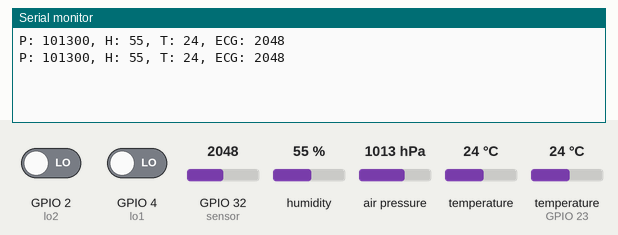
A sketch run on a simulated ESP32. Shown: the last lines printed to the serial monitor. The test bench sets the inputs (shaded band); at power-on: GPIO 2 (lo2) LOW, humidity 55 %, air pressure 1013 hPa, temperature 24 °C, GPIO 4 (lo1) LOW, GPIO 32 (sensor) = 2048, temperature (sensor on GPIO 23) 24 °C. WiFi joins after 1.5 s; servers stay silent unless stated.

Above: at 3.0 s.
3.1 s: GPIO 2 (lo2) driven HIGH
At 4.7 s:
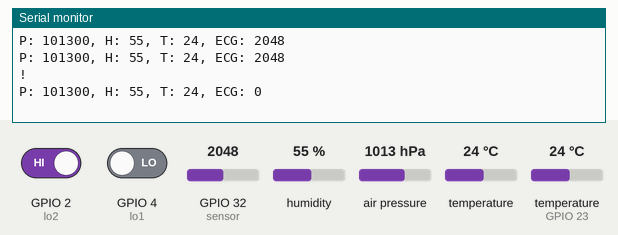
6.3 s: humidity set to 22 %
At 7.5 s:
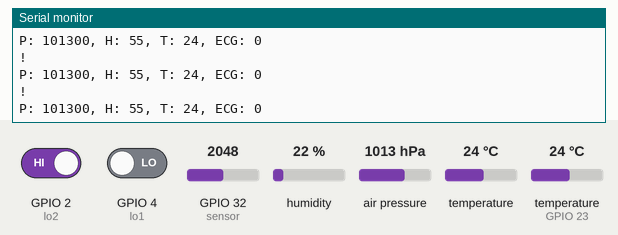
7.8 s: air pressure set to 952 hPa
At 9.2 s:
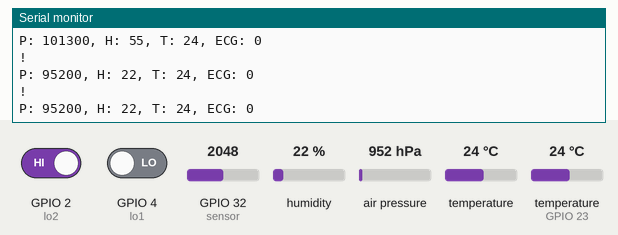
9.3 s: temperature (sensor 0) set to 12 °C
At 10.6 s:
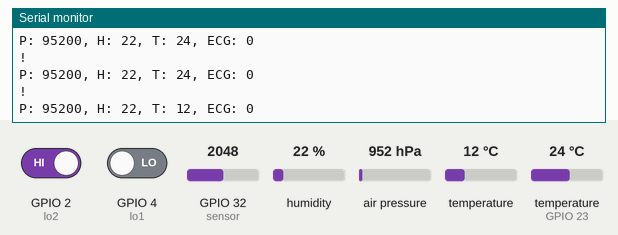
10.8 s: humidity set to 40 %
At 11.8 s:
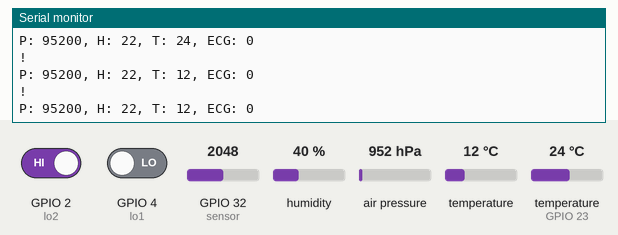
12.3 s: GPIO 2 (lo2) driven LOW
At 13.7 s:
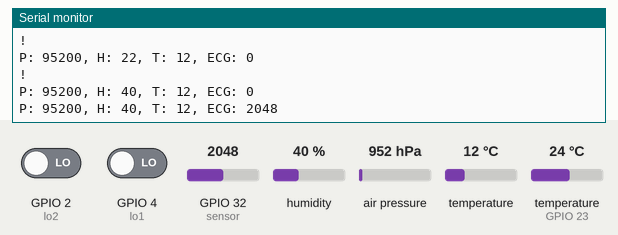
Timing chart, 0 to 14.8 s (numbered marks = the images above; inputs shaded):
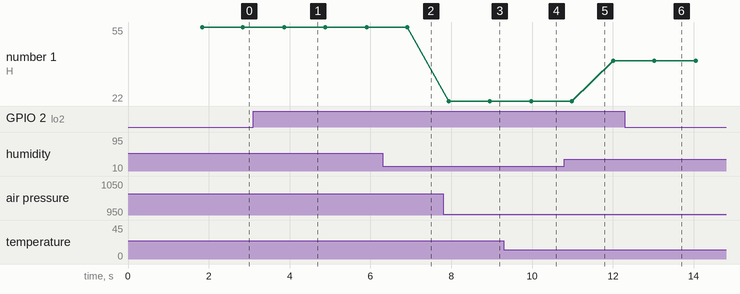

Measured:
- after the input at 3.1 s, the serial monitor: prints a new line after 0.77 s (image 1)
- after the input at 7.8 s, the serial monitor: prints a new line after 0.14 s (image 3)
- after the input at 9.3 s, the serial monitor: prints a new line after 0.68 s (image 4)
- after the input at 12.3 s, the serial monitor: prints a new line after 0.72 s (image 6)
- plotted number 1: 22 → 40 after the input at 10.8 s

The sketch:

code-crushers.ino
```cpp
#define BLYNK_TEMPLATE_ID "TMPL3Aq2CQcue"
#define BLYNK_TEMPLATE_NAME "ESP32"
#define BLYNK_AUTH_TOKEN "xrUU2WpT6mphgTaKqcLobFPs34RoX1PY"
#define BLYNK_PRINT Serial

#include <Wire.h>
#include <Adafruit_BMP085.h>
#include <DHT.h>
#include <WiFi.h>
#include <BlynkSimpleEsp32.h>

const char* ssid="Kavya";
const char* password="12345678";

Adafruit_BMP085 bmp;
DHT dht(23,DHT11);

int sensor=32;
int lo1=4;
int lo2=2;

void setup() {
  projectInit();
}

void loop() {
  int p=getPressure();
  int t=getTemperature();
  int h=getHumidity();

  static unsigned long startTime=millis();
  static int peakValue=0;
  int ecgValue=0;

  if((digitalRead(lo1)==1) || (digitalRead(lo2)==1)){
    Serial.println("!");
  } else {
    ecgValue=analogRead(sensor);
    if(ecgValue>peakValue){
      peakValue=ecgValue;
    }
  }

  Serial.print("P: ");
  Serial.print(p);
  Serial.print(", H: ");
  Serial.print(h);
  Serial.print(", T: ");
  Serial.print(t);
  Serial.print(", ECG: ");
  Serial.println(ecgValue);

  Blynk.virtualWrite(V0,h);
  Blynk.virtualWrite(V1,t);
  Blynk.virtualWrite(V2,p);
  Blynk.virtualWrite(V3,ecgValue);

  if(ecgValue>3000){
    Blynk.logEvent("ecg_alert","Your ECG Reading is High, Please take care");
  }
  if(t>40){
    Blynk.logEvent("temp_alert","Your body temperature detects high");
  }
  if(p>101000){
    Blynk.logEvent("pressure_alert","Your body detects high pressure");
  }
  delay(1000);
}

void projectInit(){
  Serial.begin(9600);
  dht.begin();
  pinMode(sensor,INPUT);
  pinMode(lo1,INPUT);
  pinMode(lo2,INPUT);

  Blynk.begin(BLYNK_AUTH_TOKEN,ssid,password);

  if (!bmp.begin()) {
  Serial.println("Could not find a valid BMP085/BMP180 sensor, check wiring!");
  while (1) {}
  }
}

int getHumidity(){
  int h=dht.readHumidity();
  if(isnan(h)){
    return -1;
  }
  return h;
}
float getTemperature(){
  return bmp.readTemperature();
}

int getPressure(){
  return bmp.readPressure();
}
```
